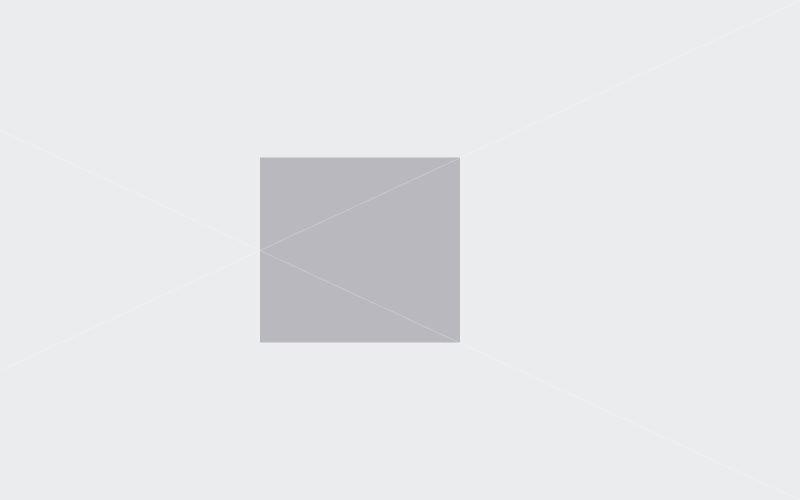
Frame 1 (no input)
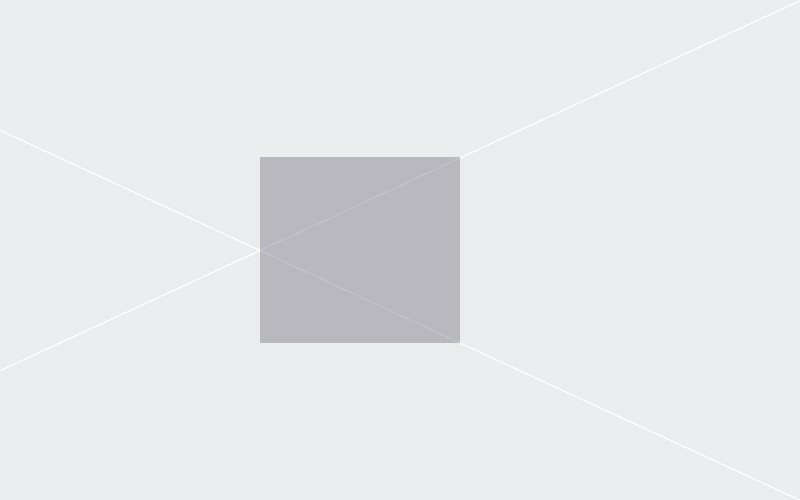
Frame 60 (the mouse pressed at the canvas centre just before this capture)
Frame 120 (the mouse held since frame 60 and released just before this capture): identical to frame 60, image omitted

The Processing sketch that drew these frames (run headless with seeded random() and noise(); from frame 60 on, the mouse is pressed at the canvas centre):

// Processing sketch: processing_59628
// ── processing_59628.pde

//MAIN SETUP
void setup() {
  smooth();
  size(800,500);
  background(235,236,238);
}


//RECHTECK UND LINIEN
void draw() {
  
  //RECHTECK
  noStroke();
  fill(184, 184, 190);
  rectMode(CENTER);
  rect(360, 250, 200, 185);
  
  //LINIEN
  strokeWeight(1);
  stroke(255,255,255, 50);
  //Linie I
  line(800, 0, 0, 370);
  //Linie II
  line(800, 500, 0, 130);
}


//END
